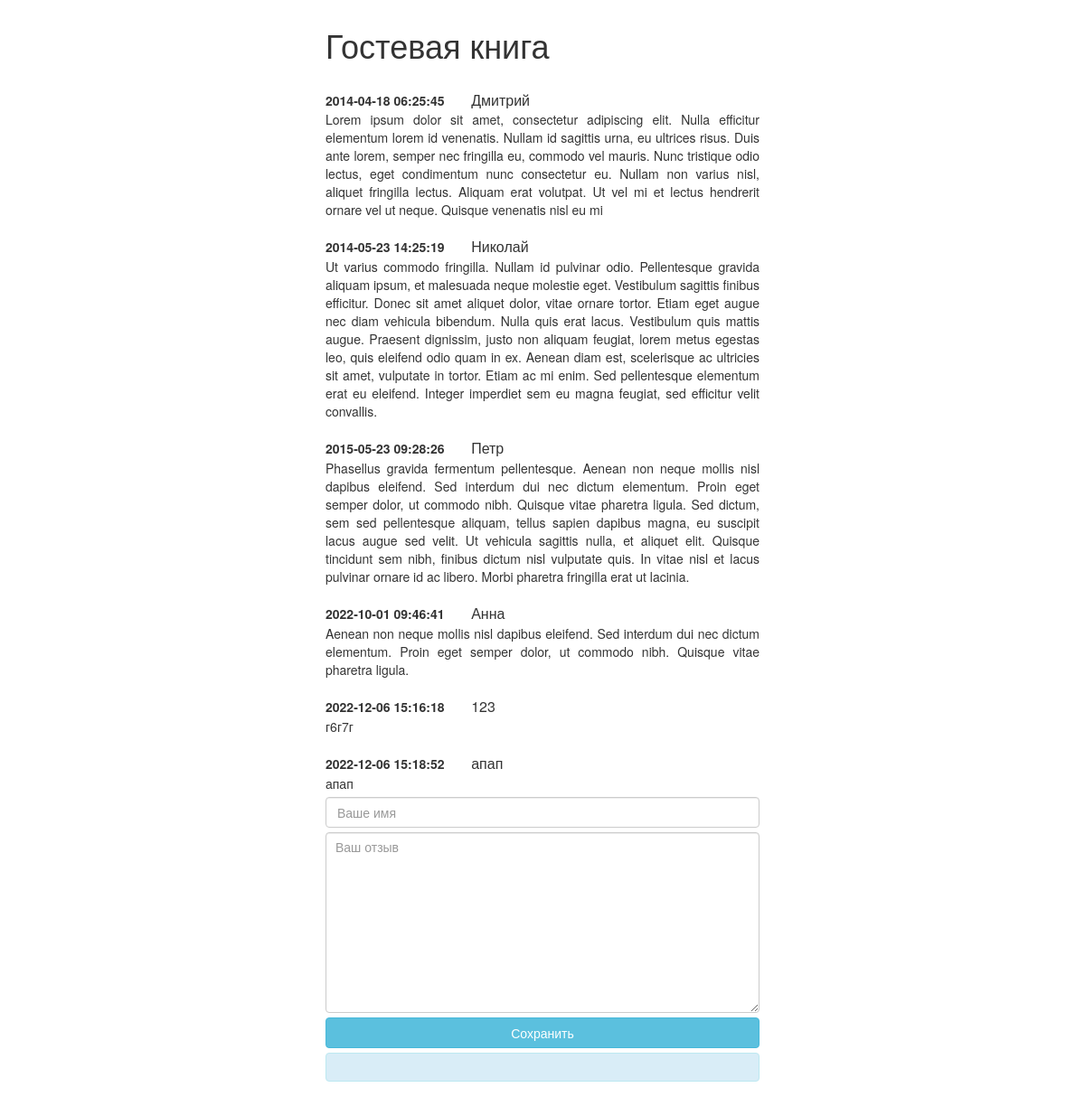
The page /odin.php on the database its author committed.
### tables this page shows
CREATE TABLE `users` (
  `id` int(10) UNSIGNED NOT NULL,
  `name` text NOT NULL,
  `data` timestamp NOT NULL DEFAULT CURRENT_TIMESTAMP ON UPDATE CURRENT_TIMESTAMP,
  `text` text NOT NULL
);

### odin.php (the view, shortened to what this page needs)
<!DOCTYPE html>
<html lang="ru">
	<head>
		<link rel="stylesheet" href="css/bootstrap/css/bootstrap.css">
		<link rel="stylesheet" href="css/styles.css">
	</head>
	<body>
		<div id="wrapper">
			<h1>Гостевая книга</h1>
			<div class="note">
			<div class="note">
				<p>
				<?php
				  include_once 'bd.php';
				  $query = $pdo->prepare("SELECT * FROM users");
				  $query->execute();
				  $row = $query->fetchAll();
				  foreach ($row as $item) {
					  echo "<br><span class='date'>{$item['data']}ᅠ ᅠ</span>";
					  echo "<span class='name'>{$item['name']}</span><br>";
					  echo "<span>{$item['text']}</span><br>";
				  }
				  ?>
				</p>
			</div>
			<div id="form">
				<form action="cel.php" method="POST">
					<p><input class="form-control" placeholder="Ваше имя" name="name"></p>
					<p><textarea class="form-control" placeholder="Ваш отзыв" name="text"></textarea></p>
					<p><input type="submit" class="btn btn-info btn-block" value="Сохранить"></p>
				</form>
				<div class="info alert alert-info">
			</div>
			</div>
		</div>
	</body>
</html>

### css/styles.css (style rules this page uses)
#wrapper { width: 500px; margin: 0px auto; padding: 10px; text-align: justify; }
#wrapper > div { margin-bottom: 15px; }
#wrapper p { margin-bottom: 5px; }
.date { font-weight: bold; }
.name { font-size: 12pt; }
textarea.form-control { width: 100%; padding: 5px 10px; min-height: 200px; resize: vertical; text-align: justify; }

### rows shown on the page
users: data "2014-04-18 06:25:45", name "Дмитрий", text "Lorem ipsum dolor sit amet, consectetur adipiscing elit. Nulla efficitur elementum lorem id venenatis. Nullam id sagittis urna, eu ultrices risus. Duis ante lorem, semper nec fringilla eu, commodo vel mauris. Nunc tristique odio lectus, eget condimentum nunc consectetur eu. Nullam non varius nisl, aliquet fringilla lectus. Aliquam erat volutpat. Ut vel mi et lectus hendrerit ornare vel ut neque. Quisque venenatis nisl eu mi"
users: data "2014-05-23 14:25:19", name "Николай", text "Ut varius commodo fringilla. Nullam id pulvinar odio. Pellentesque gravida aliquam ipsum, et malesuada neque molestie eget. Vestibulum sagittis finibus efficitur. Donec sit amet aliquet dolor, vitae ornare tortor. Etiam eget augue nec diam vehicula bibendum. Nulla quis erat lacus. Vestibulum quis mattis augue. Praesent dignissim, justo non aliquam feugiat, lorem metus egestas leo, quis eleifend odio quam in ex. Aenean diam est, scelerisque ac ultricies sit amet, vulputate in tortor. Etiam ac mi enim. Sed pellentesque elementum erat eu eleifend. Integer imperdiet sem eu magna feugiat, sed efficitur velit convallis."
users: data "2015-05-23 09:28:26", name "Петр", text "Phasellus gravida fermentum pellentesque. Aenean non neque mollis nisl dapibus eleifend. Sed interdum dui nec dictum elementum. Proin eget semper dolor, ut commodo nibh. Quisque vitae pharetra ligula. Sed dictum, sem sed pellentesque aliquam, tellus sapien dapibus magna, eu suscipit lacus augue sed velit. Ut vehicula sagittis nulla, et aliquet elit. Quisque tincidunt sem nibh, finibus dictum nisl vulputate quis. In vitae nisl et lacus pulvinar ornare id ac libero. Morbi pharetra fringilla erat ut lacinia."
users: data "2022-10-01 09:46:41", name "Анна", text "Aenean non neque mollis nisl dapibus eleifend. Sed interdum dui nec dictum elementum. Proin eget semper dolor, ut commodo nibh. Quisque vitae pharetra ligula."
users: data "2022-12-06 15:16:18", name "123", text "г6г7г"
users: data "2022-12-06 15:18:52", name "апап", text "апап"
